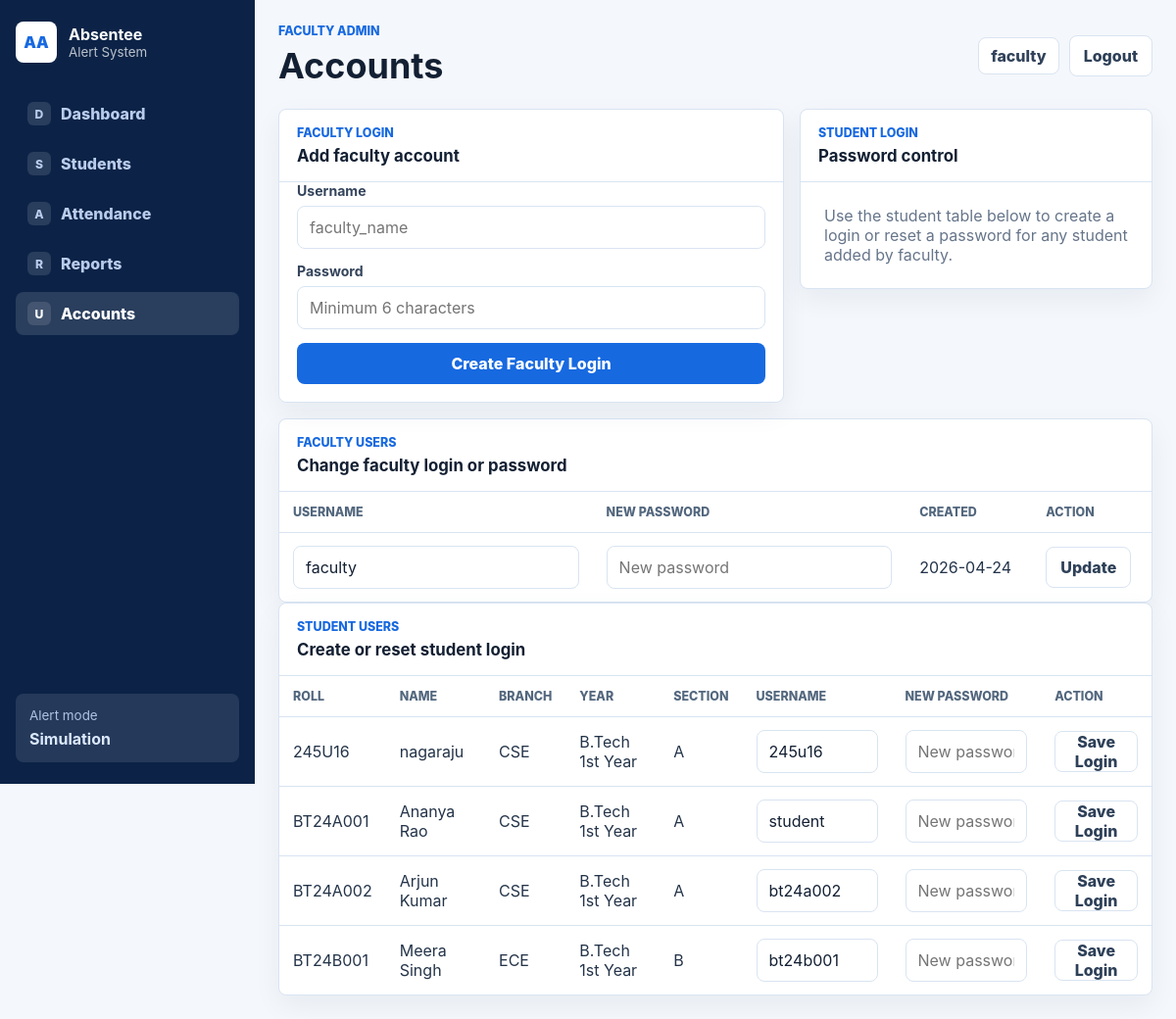
Page /accounts (signed in) on the committed database.
### tables this page shows
CREATE TABLE users (
                id INTEGER PRIMARY KEY AUTOINCREMENT,
                username TEXT NOT NULL UNIQUE,
                password TEXT NOT NULL,
                role TEXT NOT NULL CHECK(role IN ('faculty', 'student')),
                student_id INTEGER UNIQUE,
                created_at TEXT NOT NULL DEFAULT CURRENT_TIMESTAMP,
                FOREIGN KEY(student_id) REFERENCES students(id) ON DELETE CASCADE
            );

CREATE TABLE students (
                id INTEGER PRIMARY KEY AUTOINCREMENT,
                name TEXT NOT NULL,
                roll TEXT NOT NULL UNIQUE,
                "class" INTEGER NOT NULL,
                section INTEGER NOT NULL,
                parent_phone TEXT NOT NULL,
                created_at TEXT NOT NULL DEFAULT CURRENT_TIMESTAMP, branch TEXT NOT NULL DEFAULT 'CSE', parent_name TEXT NOT NULL DEFAULT 'Parent',
                FOREIGN KEY("class") REFERENCES classes(id) ON DELETE RESTRICT,
                FOREIGN KEY(section) REFERENCES sections(id) ON DELETE RESTRICT
            );

### app.py (the view)
@app.route("/accounts")
@login_required("faculty")
def accounts():
    with get_db() as conn:
        faculty_accounts = get_faculty_accounts(conn)
        student_accounts = get_students(conn)
    return render_template(
        "accounts.html",
        faculty_accounts=faculty_accounts,
        student_accounts=student_accounts,
    )

### app.py (called while the page is built)
def get_db() -> sqlite3.Connection:
    conn = sqlite3.connect(DB_PATH)
    conn.row_factory = sqlite3.Row
    conn.execute("PRAGMA foreign_keys = ON")
    return conn

def rows_to_dicts(rows: list[sqlite3.Row]) -> list[dict[str, Any]]:
    return [dict(row) for row in rows]

def current_user() -> dict[str, Any] | None:
    user_id = session.get("user_id")
    if not user_id:
        return None
    with get_db() as conn:
        user = conn.execute(
            "SELECT id, username, role, student_id FROM users WHERE id = ?",
            (user_id,),
        ).fetchone()
    if not user:
        session.clear()
        return None
    return dict(user)

def login_required(role: str | None = None):
    def decorator(view):
        @wraps(view)
        def wrapped(*args, **kwargs):
            user = current_user()
            if not user:
                flash("Please log in to continue.", "error")
                return redirect(url_for("login", role=role or "faculty"))
            if role and user["role"] != role:
                flash("You do not have access to that page.", "error")
                return redirect(url_for("home"))
            return view(*args, **kwargs)
        return wrapped
    return decorator

def get_students(
    conn: sqlite3.Connection,
    class_id: int | None = None,
    section_id: int | None = None,
    branch: str | None = None,
) -> list[dict[str, Any]]:
    filters: list[str] = []
    params: list[Any] = []
    if class_id:
        filters.append('s."class" = ?')
        params.append(class_id)
    if section_id:
        filters.append("s.section = ?")
        params.append(section_id)
    if branch:
        filters.append("s.branch = ?")
        params.append(branch)
    sql = student_query()
    if filters:
        sql += " WHERE " + " AND ".join(filters)
    sql += " ORDER BY cls.year, sec.section_name, s.roll COLLATE NOCASE"
    return rows_to_dicts(conn.execute(sql, params).fetchall())

def get_faculty_accounts(conn: sqlite3.Connection) -> list[dict[str, Any]]:
    return rows_to_dicts(
        conn.execute(
            """
            SELECT id, username, created_at
            FROM users
            WHERE role = 'faculty'
            ORDER BY username COLLATE NOCASE
            """
        ).fetchall()
    )

def twilio_ready() -> bool:
    return bool(
        Client
        and os.environ.get("TWILIO_ACCOUNT_SID")
        and os.environ.get("TWILIO_AUTH_TOKEN")
        and os.environ.get("TWILIO_FROM_NUMBER")
    )

### templates/accounts.html (shortened to what this page needs)
<!doctype html>
<html lang="en">
  <head>
    <link rel="stylesheet" href="{{ url_for('static', filename='style.css') }}">
  </head>
  <body>
    <div class="app-shell">
      <aside class="sidebar">
        <a class="brand-lockup compact" href="{{ url_for('faculty_dashboard') }}">
          <span class="brand-mark">AA</span>
          <span>
            <strong>Absentee</strong>
            <small>Alert System</small>
          </span>
        </a>
        <nav class="sidebar-nav">
          <a href="{{ url_for('faculty_dashboard') }}"><span class="nav-icon">D</span>Dashboard</a>
          <a href="{{ url_for('students') }}"><span class="nav-icon">S</span>Students</a>
          <a href="{{ url_for('attendance') }}"><span class="nav-icon">A</span>Attendance</a>
          <a href="{{ url_for('reports') }}"><span class="nav-icon">R</span>Reports</a>
          <a class="active" href="{{ url_for('accounts') }}"><span class="nav-icon">U</span>Accounts</a>
        </nav>
        <div class="mode-card">
          <span>Alert mode</span>
          <strong>{{ alert_mode }}</strong>
        </div>
      </aside>
      <main class="main-content">
        <header class="topbar">
          <div>
            <p class="eyebrow">Faculty Admin</p>
            <h1>Accounts</h1>
          </div>
          <div class="topbar-actions">
            <span class="user-chip">{{ current_user.username }}</span>
            <a class="btn ghost" href="{{ url_for('logout') }}">Logout</a>
          </div>
        </header>
        <section class="two-column align-start">
          <article class="panel">
            <div class="panel-title">
              <div>
                <p>Faculty login</p>
                <h2>Add faculty account</h2>
              </div>
            </div>
            <form class="form-stack padded" method="post" action="{{ url_for('add_faculty_account') }}">
              <label>
                <span>Username</span>
                <input name="username" placeholder="faculty_name" required>
              </label>
              <label>
                <span>Password</span>
                <input name="password" type="password" placeholder="Minimum 6 characters" required>
              </label>
              <button class="btn primary wide" type="submit">Create Faculty Login</button>
            </form>
          </article>
          <article class="panel">
            <div class="panel-title">
              <div>
                <p>Student login</p>
                <h2>Password control</h2>
              </div>
            </div>
            <div class="empty-state text-left">Use the student table below to create a login or reset a password for any student added by faculty.</div>
          </article>
        </section>
        <section class="panel">
          <div class="panel-title">
            <div>
              <p>Faculty users</p>
              <h2>Change faculty login or password</h2>
            </div>
          </div>
          <div class="table-wrap">
            <table>
              <thead>
                <tr>
                  <th>Username</th>
                  <th>New password</th>
                  <th>Created</th>
                  <th>Action</th>
                </tr>
              </thead>
              <tbody>
                {% for faculty in faculty_accounts %}
                  <tr>
                    <td>
                      <form id="faculty-form-{{ faculty.id }}" method="post" action="{{ url_for('change_faculty_password', faculty_id=faculty.id) }}">
                        <input name="username" value="{{ faculty.username }}" required>
                      </form>
                    </td>
                    <td>
                      <input form="faculty-form-{{ faculty.id }}" name="password" type="password" placeholder="New password" required>
                    </td>
                    <td>{{ faculty.created_at[:10] if faculty.created_at else "" }}</td>
                    <td><button class="btn secondary" form="faculty-form-{{ faculty.id }}" type="submit">Update</button></td>
                  </tr>
                {% else %}
                  <tr><td colspan="4" class="empty-cell">No faculty accounts found.</td></tr>
                {% endfor %}
              </tbody>
            </table>
          </div>
        </section>
        <section class="panel">
          <div class="panel-title">
            <div>
              <p>Student users</p>
              <h2>Create or reset student login</h2>
            </div>
          </div>
          <div class="table-wrap">
            <table>
              <thead>
                <tr>
                  <th>Roll</th>
                  <th>Name</th>
                  <th>Branch</th>
                  <th>Year</th>
                  <th>Section</th>
                  <th>Username</th>
                  <th>New password</th>
                  <th>Action</th>
                </tr>
              </thead>
              <tbody>
                {% for student in student_accounts %}
                  <tr>
                    <td>{{ student.roll }}</td>
                    <td>{{ student.name }}</td>
                    <td>{{ student.branch }}</td>
                    <td>{{ student.class_name }}</td>
                    <td>{{ student.section_name }}</td>
                    <td>
                      <form id="student-form-{{ student.id }}" method="post" action="{{ url_for('change_student_password', student_id=student.id) }}">
                        <input name="username" value="{{ student.login_username or student.roll|lower }}" required>
                      </form>
                    </td>
                    <td>
                      <input form="student-form-{{ student.id }}" name="password" type="password" placeholder="New password" required>
                    </td>
                    <td><button class="btn secondary" form="student-form-{{ student.id }}" type="submit">Save Login</button></td>
                  </tr>
                {% else %}
                  <tr><td colspan="8" class="empty-cell">No students found.</td></tr>
                {% endfor %}
              </tbody>
            </table>
          </div>
        </section>
      </main>
    </div>
  </body>
</html>

### rows in the picture
users: username "faculty", created_at "2026-04-24"
students: roll "245U16", name "nagaraju", branch "CSE", class_name "B.Tech 1st Year", section_name "A", username "245u16"
users: roll "BT24A001", name "Ananya Rao", branch "CSE", class_name "B.Tech 1st Year", section_name "A", username "student"
students: roll "BT24A002", name "Arjun Kumar", branch "CSE", class_name "B.Tech 1st Year", section_name "A", username "bt24a002"
students: roll "BT24B001", name "Meera Singh", branch "ECE", class_name "B.Tech 1st Year", section_name "B", username "bt24b001"

### other values in the picture
{{ alert_mode }} "Simulation"
